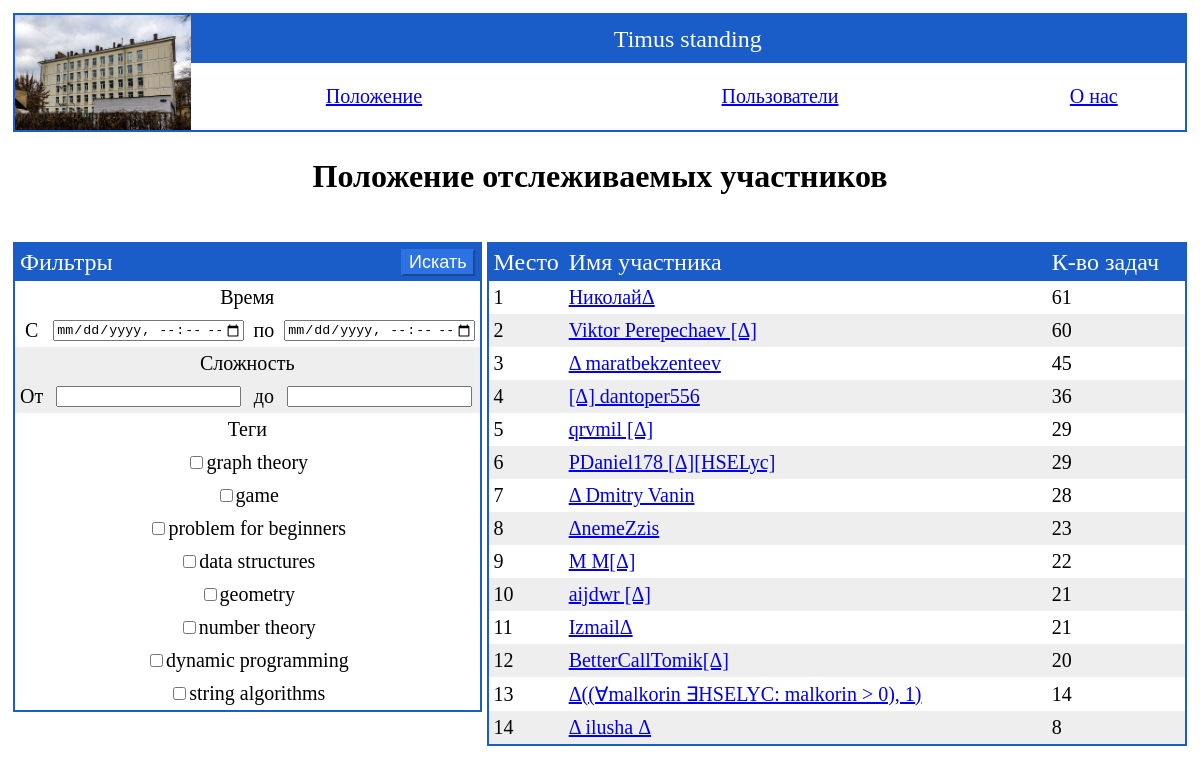
The page / on the database its author committed.
### data/algo.py (models this page shows)
class Algo(SqlAlchemyBase):
    __tablename__ = 'algo'
    id = sqlalchemy.Column(sqlalchemy.Integer, primary_key=True, autoincrement=True)
    name = sqlalchemy.Column(sqlalchemy.String)
    algo_tasks = sqlalchemy.orm.relationship('Algo_task', back_populates='algo')

### data/user.py (models this page shows)
class User(SqlAlchemyBase):
    __tablename__ = 'user'
    id = sqlalchemy.Column(sqlalchemy.Integer, primary_key=True, autoincrement=True)
    name = sqlalchemy.Column(sqlalchemy.String)
    user_tasks = sqlalchemy.orm.relationship('User_task', back_populates='user')

### main.py (the view, shortened to what this page needs)
@app.route('/', methods=['GET', 'POST'])
def standing_page():
    session = db_session.create_session()
    algos = session.query(Algo).all()
    algo_set = set([algo.name for algo in algos])
    req_user_tasks = session.query(User_task)
    users = sorted([(req_user_tasks.filter(User_task.user_id == i.id).count(), i.name, i.id)
                    for i in session.query(User).all()], reverse=True)
    return render_template('standing.html', algos=algos, users=users)

### data/db_session.py (called while the page is built)
def create_session() -> Session:
    global __factory
    return __factory()

### templates/standing.html (shortened to what this page needs)
<html lang="en">
<head>
    <link href="/static/css/style.css" rel="stylesheet">
</head>
<body>
<table cellpadding=0 cellspacing=5 width="100%">
    <tbody>
        <tr>
            <td colspan="2">
                <table class="panel" align="CENTER" valign="CENTER"
                       border="0" width="100%" cellpadding=0 cellspacing=0>
                    <tr align="CENTER" class="header">
                        <td rowspan="2" height="115" width="15%" valign="CENTER"
                            style="background-image: url(/static/img/lyceum.png); background-size: 100% 100%">
                        </td>
                        <td colspan="3" valign="CENTER" height="48">Timus standing</td>
                    </tr>
                    <tr align="CENTER">
                        <td><a href="/">Положение</a></td>
                        <td><a href="/users">Пользователи</a></td>
                        <td><a href="/about">О нас</a></td>
                    </tr>
                </table>
            </td>
        </tr>
        <tr>
            <td align="CENTER" valign="CENTER" height="100" colspan="2">
                <h1>Положение отслеживаемых участников</h1>
            </td>
        </tr>
        <tr>
            <td width="30%" align="CENTER" valign="TOP">
                <form method="post" class="main" action="" novalidate>
                <table cellpadding="5" cellspacing="0" class="panel" width="100%">
                    <tr class="header">
                        <td colspan="2" align="LEFT">
                            Фильтры
                        </td>
                        <td colspan="2" align="RIGHT">
                            <input type = "submit" name='button' value="Искать">
                        </td>
                    </tr>
                    <tr>
                        <td colspan="4" align="CENTER">Время</td>
                    </tr>
                    <tr>
                        <td align="CENTER" width="10%">C</td>
                        <td align="CENTER" width="40%"><input type="datetime-local" min="1970-01-01T00:00" max="2038-01-19T00:00" name="start_time">
                        </td>
                        <td align="CENTER" width="10%">по</td>
                        <td align="CENTER" width="40%"><input type="datetime-local" min="1970-01-01T00:00" max="2038-01-19T00:00" name="end_time">
                        </td>
                    </tr>
                    <tr class="even">
                        <td colspan="4" align="CENTER">Сложность</td>
                    </tr>
                    <tr class="even">
                        <td align="CENTER" width="10%">От</td>
                        <td align="CENTER" width="40%"><input type="number" min="0" name="min_diff">
                        </td>
                        <td align="CENTER" width="10%">до</td>
                        <td align="CENTER" width="40%"><input type="number" min="0" name="max_diff">
                        </td>
                    </tr>
                    <tr>
                        <td colspan="4" align="CENTER">Теги</td>
                    </tr>
                    {% for algo in algos %}
                    <tr>
                        <td colspan="4" align="CENTER"><input type="checkbox" name="{{ algo.name }}" id="{{ algo.name }}"><label for="{{ algo.name }}">{{ algo.name }}</label></td>
                    </tr>
                    {% endfor %}
                </table>
                </form>
            </td>
            <td align="CENTER" valign="TOP" width="70%">
                <table cellpadding="5" cellspacing="0" class="panel" width="100%">
                    <tr class="header">
                        <td width="10%">Место</td>
                        <td width="70%">Имя участника</td>
                        <td width="20%">К-во задач</td>
                    </tr>
                    {% for user in users %}
                    {% if loop.index % 2 == 0 %}
                    <tr class="even">
                    {% else %}
                    <tr class="odd">
                    {% endif %}
                        <td>{{ loop.index }}</td>
                        <td><a href="https://acm.timus.ru/author.aspx?id={{ user[2] }}">{{ user[1] }}</a></td>
                        <td>{{ user[0] }}</td>
                    </tr>
                    {% endfor %}
                </table>
            </td>
        </tr>
    </tbody>
</table>
</body>
</html>

### static/css/style.css (style rules this page uses)
table .panel { font-size: 20px; border-collapse: separate; font-style: normal; border: 2px solid #1A5CC8; padding: 0px; }
tr { color: #000000; background-color: #FFFFFF; }
tr .odd { color: #000000; background-color: #FFFFFF; }
tr .even { color: #000000; background-color: #EEEEEE; }
tr .header { color: #FFFFFF; background-color: #1A5CC8; font-size: 24px; }
input[type="submit"] { border-style: default; background-color: #DDDDDD; color: #000000; border-color: #DDDDDD; }
.header input[type="submit"] { border-style: default; background-color: #2D72E3; color: #ffffff; border-color: #2D72E3; font-size: 18px; }

### rows shown on the page
Algo: name "graph theory"
Algo: name "game"
Algo: name "problem for beginners"
Algo: name "data structures"
Algo: name "geometry"
Algo: name "number theory"
Algo: name "dynamic programming"
Algo: name "string algorithms"
User: name "НиколайΔ", user "61"
User: name "Viktor Perepechaev [Δ]", user "60"
User: name "Δ maratbekzenteev", user "45"
User: name "[Δ] dantoper556", user "36"
User: name "qrvmil [Δ]", user "29"
User: name "PDaniel178 [Δ][HSELyc]", user "29"
User: name "Δ Dmitry Vanin", user "28"
User: name "ΔnemeZzis", user "23"
User: name "M M[Δ]", user "22"
User: name "aijdwr [Δ]", user "21"
User: name "IzmailΔ", user "21"
User: name "BetterCallTomik[Δ]", user "20"
User: name "Δ((∀malkorin ∃HSELYC: malkorin > 0), 1)", user "14"
User: name "Δ ilusha Δ", user "8"
